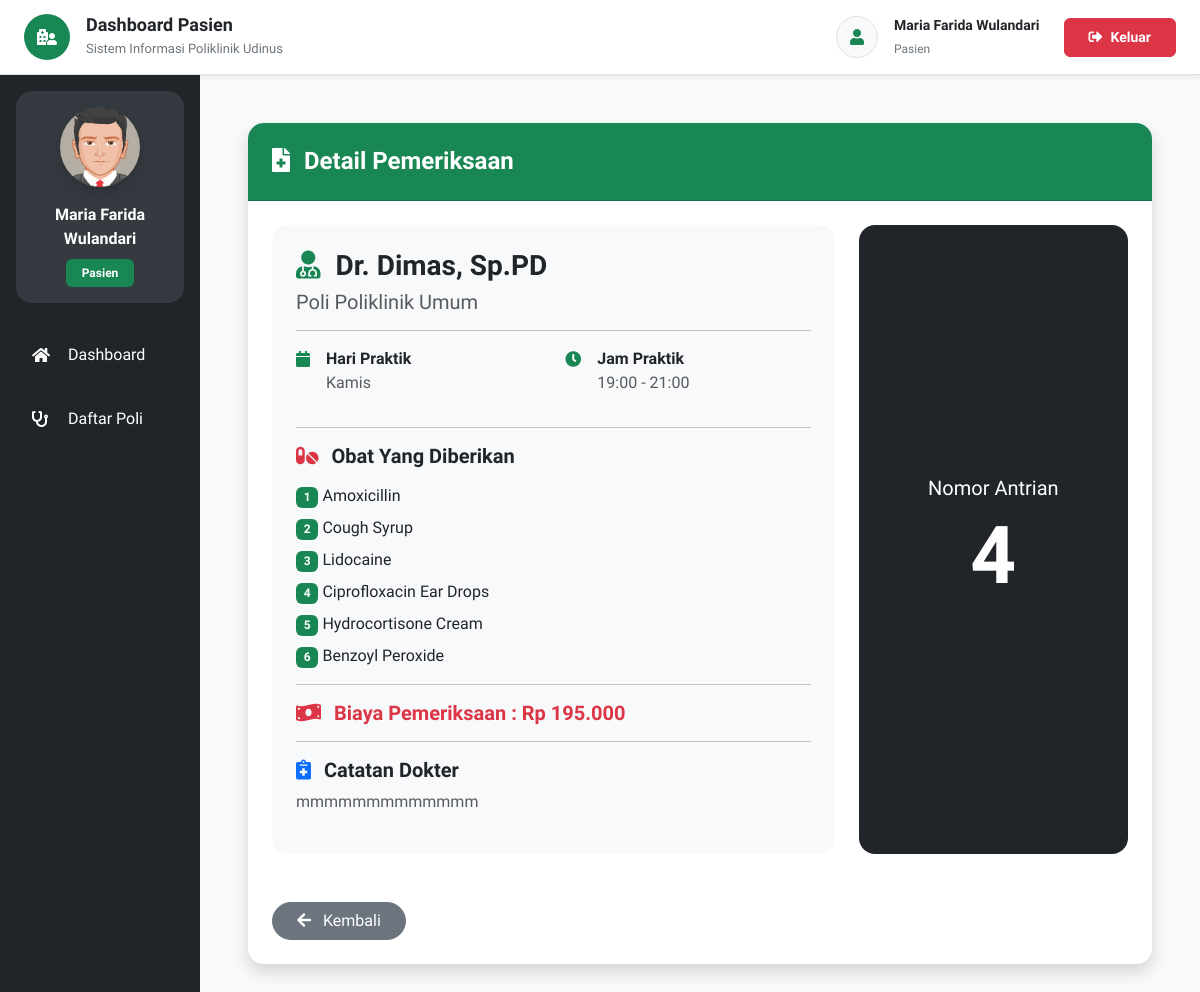
Page /detailDaftarPoli.php?id=17 (signed in) on the earlier database version.
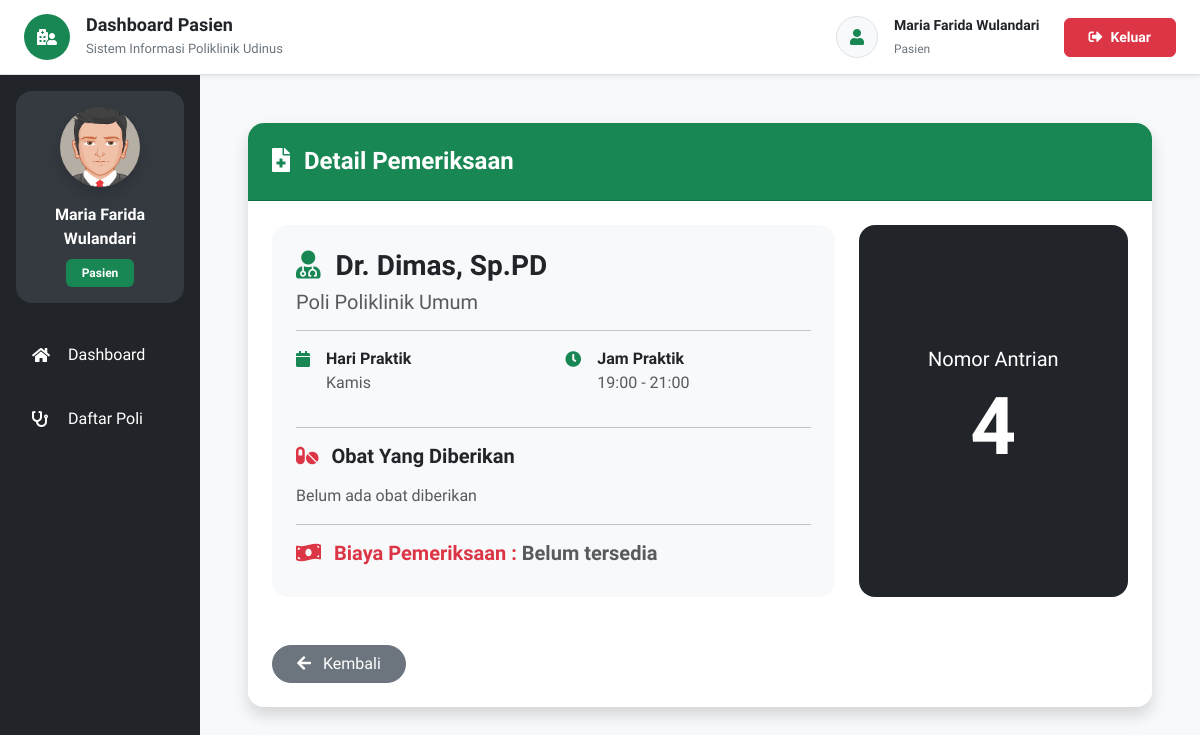
Same page on the later database version.
### tables this page shows
CREATE TABLE `daftar_poli` (
  `id` int UNSIGNED NOT NULL,
  `id_pasien` int UNSIGNED NOT NULL,
  `id_jadwal` int UNSIGNED NOT NULL,
  `keluhan` text NOT NULL,
  `no_antrian` int UNSIGNED NOT NULL,
  `status_periksa` enum('0','1') NOT NULL
);

CREATE TABLE `periksa` (
  `id` int NOT NULL,
  `id_daftar_poli` int UNSIGNED NOT NULL,
  `tgl_periksa` datetime NOT NULL,
  `catatan` text NOT NULL,
  `biaya_periksa` int NOT NULL
);

CREATE TABLE `dokter` (
  `id` int NOT NULL,
  `nama` varchar(255) NOT NULL,
  `password` varchar(50) NOT NULL,
  `alamat` varchar(255) NOT NULL,
  `no_hp` varchar(50) NOT NULL,
  `id_poli` int NOT NULL
);

CREATE TABLE `poli` (
  `id` int NOT NULL,
  `nama_poli` varchar(25) NOT NULL,
  `keterangan` text NOT NULL
);

CREATE TABLE `jadwal_periksa` (
  `id` int UNSIGNED NOT NULL,
  `id_dokter` int NOT NULL,
  `hari` enum('Senin','Selasa','Rabu','Kamis','Jumat','Sabtu') NOT NULL,
  `jam_mulai` time NOT NULL,
  `jam_selesai` time NOT NULL,
  `aktif` char(1) NOT NULL DEFAULT 'N'
);

### pages/detailDaftarPoli/index.php (the view, shortened to what the changed rows need)
<?php
require 'config/koneksi.php';
$id = $_GET['id'] ?? null;
$query = "
SELECT
    daftar_poli.id AS idDaftarPoli,
    poli.nama_poli,
    dokter.nama AS nama_dokter,
    jadwal_periksa.hari,
    DATE_FORMAT(jadwal_periksa.jam_mulai,'%H:%i') AS jamMulai,
    DATE_FORMAT(jadwal_periksa.jam_selesai,'%H:%i') AS jamSelesai,
    daftar_poli.no_antrian,
    p.id AS idPeriksa,
    p.tgl_periksa,
    p.catatan,
    p.biaya_periksa,
    GROUP_CONCAT(o.nama_obat SEPARATOR ',') AS namaObat
FROM daftar_poli
INNER JOIN jadwal_periksa
ON daftar_poli.id_jadwal = jadwal_periksa.id
INNER JOIN dokter
ON jadwal_periksa.id_dokter = dokter.id
INNER JOIN poli
ON dokter.id_poli = poli.id
LEFT JOIN periksa p
ON daftar_poli.id = p.id_daftar_poli
LEFT JOIN detail_periksa dp
ON p.id = dp.id_periksa
LEFT JOIN obat o
ON dp.id_obat = o.id
WHERE daftar_poli.id = '$id'
GROUP BY
    daftar_poli.id,
    poli.nama_poli,
    dokter.nama,
    jadwal_periksa.hari,
    jadwal_periksa.jam_mulai,
    jadwal_periksa.jam_selesai,
    daftar_poli.no_antrian,
    p.id,
    p.tgl_periksa,
    p.catatan,
    p.biaya_periksa
";
$result = mysqli_query($mysqli, $query);
$data = mysqli_fetch_assoc($result);
?>
<div class="container py-4">
    <div class="card shadow border-0 rounded-4 overflow-hidden">
        <div class="card-body p-4">
            <div class="row g-4">
                <div class="col-lg-8">
                    <div class="card border-0 bg-light rounded-4 h-100">
                        <div class="card-body p-4">
                            <h3 class="fw-bold">
                                <i class="fas fa-user-md text-success me-2"></i>
                                <?= htmlspecialchars($data['nama_dokter']); ?>
                            </h3>
                            <h5 class="text-muted">
                                Poli <?= htmlspecialchars($data['nama_poli']); ?>
                            </h5>
                            <hr>
                            <div class="row">
                                <div class="col-md-6 mb-3">
                                    <div class="d-flex">
                                        <div>
                                            <b>Hari Praktik</b>
                                            <br>
                                            <span class="text-muted">
                                                <?= $data['hari']; ?>
                                            </span>
                                        </div>
                                    </div>
                                </div>
                                <div class="col-md-6 mb-3">
                                </div>
                            </div>
                            <hr>
                            <h5 class="fw-bold">
                                <i class="fas fa-pills text-danger me-2"></i>
                                Obat Yang Diberikan
                            </h5>
                            <div class="mt-3">
                                <?php
                                if (!empty($data['namaObat'])) {
                                    $listObat = explode(",", $data['namaObat']);
                                    foreach ($listObat as $index => $obat) {
                                        ?>
                                        <div class="mb-2">
                                            <span class="badge bg-success">
                                                <?= $index + 1 ?>
                                            </span>
                                            <?= htmlspecialchars($obat); ?>
                                        </div>
                                        <?php
                                    }
                                } else {
                                    ?>
                                    <span class="text-muted">
                                        Belum ada obat diberikan
                                    </span>
                                    <?php
                                }
                                ?>
                            </div>
                            <hr>
                            <h5 class="fw-bold text-danger">
                                <i class="fas fa-money-bill-wave me-2"></i>
                                Biaya Pemeriksaan :
                                <?php if ($data['biaya_periksa'] !== null): ?>
                                    Rp <?= number_format($data['biaya_periksa'], 0, ',', '.'); ?>
                                <?php else: ?>
                                    <span class="text-muted">
                                        Belum tersedia
                                    </span>
                                <?php endif; ?>
                            </h5>
                            <?php if (!empty($data['catatan'])): ?>
                                <hr>
                                <h5 class="fw-bold">
                                    <i class="fas fa-notes-medical text-primary me-2"></i>
                                    Catatan Dokter
                                </h5>
                                <p class="text-muted">
                                    <?= htmlspecialchars($data['catatan']); ?>
                                </p>
                            <?php endif; ?>
                        </div>
                    </div>
                </div>
                <div class="col-lg-4">
                    <div class="card bg-dark text-white border-0 rounded-4 h-100">
                        <div class="card-body text-center d-flex flex-column justify-content-center">
                            <h5>
                                Nomor Antrian
                            </h5>
                            <div class="display-1 fw-bold text-white">
                                <?= $data['no_antrian']; ?>
                            </div>
                        </div>
                    </div>
                </div>
            </div>
        </div>
    </div>
</div>

Differences in the rows shown:
changed daftar_poli "Dr. Dimas, Sp.PD": periksa.biaya_periksa "195.000" → (not shown); periksa.catatan "mmmmmmmmmmmmm" → (not shown)
Other differences:
text no longer shown: "Rp Catatan Dokter"
text now shown: "Belum ada obat diberikan Belum tersedia"
list line gone: "1 Amoxicillin"
list line gone: "2 Cough Syrup"
list line gone: "3 Lidocaine"
list line gone: "4 Ciprofloxacin Ear Drops"
list line gone: "5 Hydrocortisone Cream"
list line gone: "6 Benzoyl Peroxide"
